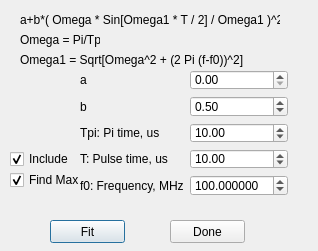
<?xml version="1.0" encoding="UTF-8"?>
<ui version="4.0">
 <class>Dialog</class>
 <widget class="QDialog" name="Dialog">
  <property name="geometry">
   <rect>
    <x>0</x>
    <y>0</y>
    <width>318</width>
    <height>251</height>
   </rect>
  </property>
  <property name="windowTitle">
   <string>Dialog</string>
  </property>
  <widget class="QWidget" name="formLayoutWidget">
   <property name="geometry">
    <rect>
     <x>80</x>
     <y>70</y>
     <width>208</width>
     <height>126</height>
    </rect>
   </property>
   <layout class="QFormLayout" name="formLayout">
    <item row="0" column="1">
     <widget class="QDoubleSpinBox" name="aSpinBox">
      <property name="maximum">
       <double>999.990000000000009</double>
      </property>
     </widget>
    </item>
    <item row="1" column="0">
     <widget class="QLabel" name="label_2">
      <property name="text">
       <string>b</string>
      </property>
     </widget>
    </item>
    <item row="1" column="1">
     <widget class="QDoubleSpinBox" name="bSpinBox">
      <property name="maximum">
       <double>99999.990000000005239</double>
      </property>
      <property name="value">
       <double>0.500000000000000</double>
      </property>
     </widget>
    </item>
    <item row="2" column="1">
     <widget class="QDoubleSpinBox" name="TpiSpinBox">
      <property name="maximum">
       <double>99999.990000000005239</double>
      </property>
      <property name="value">
       <double>10.000000000000000</double>
      </property>
     </widget>
    </item>
    <item row="3" column="0">
     <widget class="QLabel" name="label_4">
      <property name="text">
       <string>T: Pulse time, us</string>
      </property>
     </widget>
    </item>
    <item row="3" column="1">
     <widget class="QDoubleSpinBox" name="TSpinBox">
      <property name="maximum">
       <double>99999.990000000005239</double>
      </property>
      <property name="value">
       <double>10.000000000000000</double>
      </property>
     </widget>
    </item>
    <item row="4" column="0">
     <widget class="QLabel" name="label_5">
      <property name="text">
       <string>f0: Frequency, MHz</string>
      </property>
     </widget>
    </item>
    <item row="4" column="1">
     <widget class="QDoubleSpinBox" name="freqSpinBox">
      <property name="decimals">
       <number>6</number>
      </property>
      <property name="maximum">
       <double>99999.990000000005239</double>
      </property>
      <property name="singleStep">
       <double>0.100000000000000</double>
      </property>
      <property name="value">
       <double>100.000000000000000</double>
      </property>
     </widget>
    </item>
    <item row="2" column="0">
     <widget class="QLabel" name="label_3">
      <property name="text">
       <string>Tpi: Pi time, us</string>
      </property>
     </widget>
    </item>
    <item row="0" column="0">
     <widget class="QLabel" name="label">
      <property name="text">
       <string>a</string>
      </property>
     </widget>
    </item>
   </layout>
  </widget>
  <widget class="QPushButton" name="fitButton">
   <property name="geometry">
    <rect>
     <x>50</x>
     <y>220</y>
     <width>75</width>
     <height>23</height>
    </rect>
   </property>
   <property name="text">
    <string>Fit</string>
   </property>
   <property name="shortcut">
    <string>Ctrl+F</string>
   </property>
  </widget>
  <widget class="QPushButton" name="doneButton">
   <property name="geometry">
    <rect>
     <x>170</x>
     <y>220</y>
     <width>75</width>
     <height>23</height>
    </rect>
   </property>
   <property name="text">
    <string>Done</string>
   </property>
  </widget>
  <widget class="QCheckBox" name="includePulseTBox">
   <property name="geometry">
    <rect>
     <x>10</x>
     <y>150</y>
     <width>72</width>
     <height>18</height>
    </rect>
   </property>
   <property name="text">
    <string>Include</string>
   </property>
   <property name="shortcut">
    <string/>
   </property>
   <property name="checked">
    <bool>true</bool>
   </property>
  </widget>
  <widget class="QLabel" name="Formula">
   <property name="geometry">
    <rect>
     <x>20</x>
     <y>10</y>
     <width>260</width>
     <height>20</height>
    </rect>
   </property>
   <property name="text">
    <string>a+b*( Omega * Sin[Omega1 * T / 2] / Omega1 )^2</string>
   </property>
  </widget>
  <widget class="QLabel" name="FormulaOmega">
   <property name="geometry">
    <rect>
     <x>20</x>
     <y>30</y>
     <width>80</width>
     <height>20</height>
    </rect>
   </property>
   <property name="text">
    <string>Omega = Pi/Tpi</string>
   </property>
  </widget>
  <widget class="QLabel" name="FormulaOmega_2">
   <property name="geometry">
    <rect>
     <x>20</x>
     <y>50</y>
     <width>240</width>
     <height>20</height>
    </rect>
   </property>
   <property name="text">
    <string>Omega1 = Sqrt[Omega^2 + (2 Pi (f-f0))^2]</string>
   </property>
  </widget>
  <widget class="QCheckBox" name="AutoFindMax">
   <property name="geometry">
    <rect>
     <x>10</x>
     <y>170</y>
     <width>70</width>
     <height>20</height>
    </rect>
   </property>
   <property name="text">
    <string>Find Max</string>
   </property>
   <property name="shortcut">
    <string/>
   </property>
   <property name="checked">
    <bool>true</bool>
   </property>
  </widget>
 </widget>
 <resources/>
 <connections>
  <connection>
   <sender>doneButton</sender>
   <signal>clicked()</signal>
   <receiver>Dialog</receiver>
   <slot>close()</slot>
   <hints>
    <hint type="sourcelabel">
     <x>207</x>
     <y>201</y>
    </hint>
    <hint type="destinationlabel">
     <x>144</x>
     <y>125</y>
    </hint>
   </hints>
  </connection>
 </connections>
</ui>
